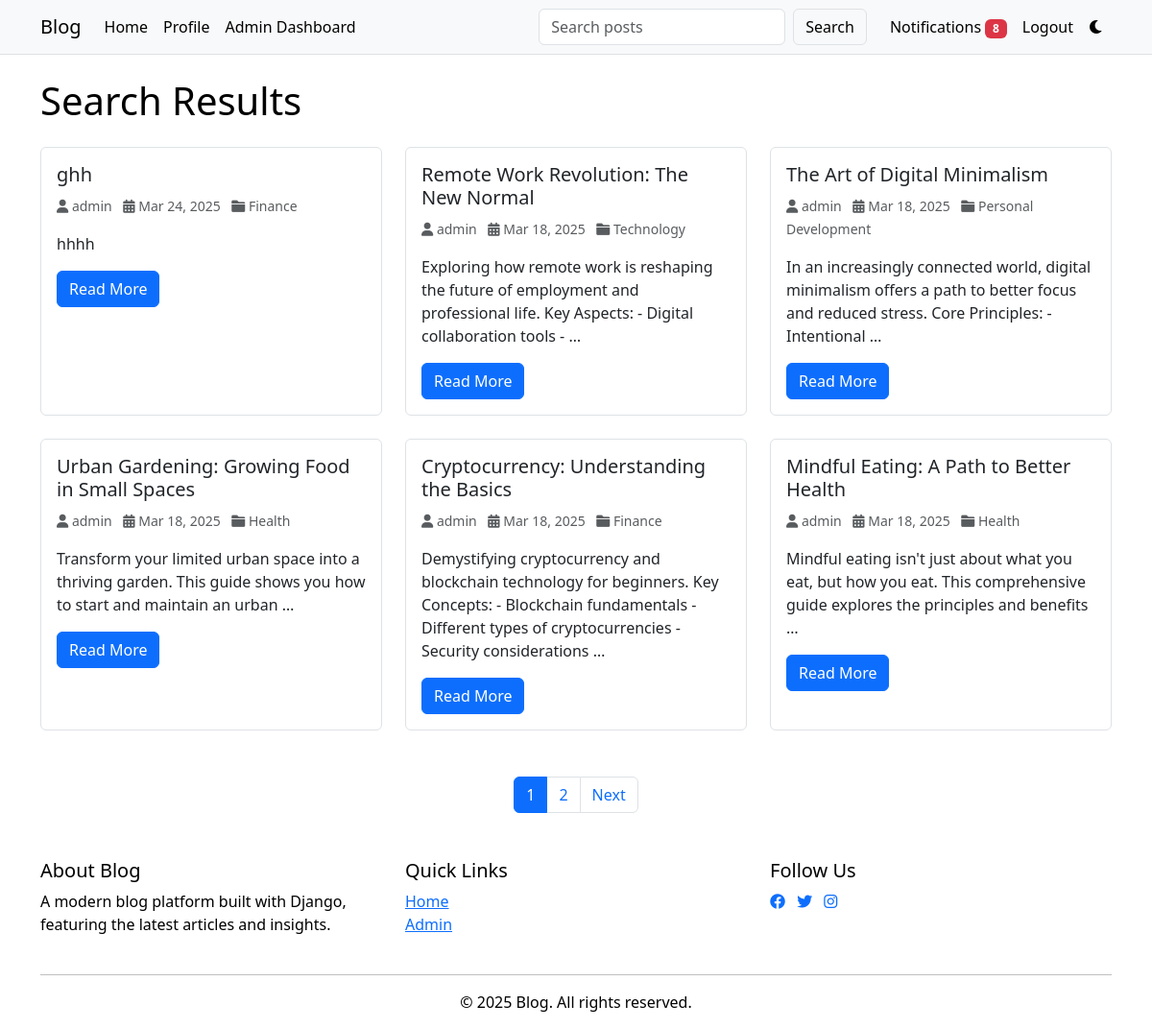
The app's page /search/ (signed in) with its own data.
### core/models.py (models this page shows, shortened)
class Post(models.Model):
    title = models.CharField(max_length=200)
    slug = models.SlugField(unique=True)
    content = models.TextField()
    author = models.ForeignKey(User, on_delete=models.CASCADE, related_name='posts')
    category = models.ForeignKey(Category, on_delete=models.CASCADE, related_name='posts', null=True)
    created_at = models.DateTimeField(auto_now_add=True)
    updated_at = models.DateTimeField(auto_now=True)
    views = models.PositiveIntegerField(default=0)
    likes = models.ManyToManyField(User, related_name='liked_posts', blank=True)
    image = models.ImageField(upload_to='blog_images/', null=True, blank=True)
    class Meta:
        ordering = ['-created_at']

class Category(models.Model):
    name = models.CharField(max_length=100, unique=True)
    slug = models.SlugField(unique=True, blank=True)
    created_at = models.DateTimeField(auto_now_add=True)
    class Meta:
        verbose_name_plural = 'Categories'
        ordering = ['-created_at']

### core/views.py (the view)
# urls.py: path('search/', views.search_posts, name='search_posts'),
def search_posts(request):
    query = request.GET.get('q')
    if query:
        posts = Post.objects.filter(
            Q(title__icontains=query) |
            Q(content__icontains=query)
        )
    else:
        posts = Post.objects.all()
    paginator = Paginator(posts, 6)
    page = request.GET.get('page')
    posts = paginator.get_page(page)
    context = {
        'posts': posts,
        'query': query,
    }
    return render(request, 'core/search_results.html', context)

### core/context_processors.py (called while the page is built)
def notification_count(request):
    if request.user.is_authenticated:
        count = request.user.notifications.filter(is_read=False).count()
        return {'unread_notifications_count': count}
    return {'unread_notifications_count': 0}

### core/templates/core/search_results.html (shortened to what this page needs)
{% extends 'core/base.html' %}
{% block content %}
<div class="container mt-4">
    <div class="row">
        <div class="col-12">
            <h1 class="mb-4">Search Results</h1>
        </div>
    </div>
    <div class="row">
        {% for post in posts %}
        <div class="col-md-4">
            <div class="card h-100">
                <div class="card-body">
                    <h5 class="card-title">{{ post.title }}</h5>
                    <p class="card-text text-muted">
                        <small>
                            <i class="fas fa-user"></i> {{ post.author.get_full_name|default:post.author.username }}
                            <i class="fas fa-calendar-alt ms-2"></i> {{ post.created_at|date:"M d, Y" }}
                            <i class="fas fa-folder ms-2"></i> {{ post.category.name }}
                        </small>
                    </p>
                    <p class="card-text">{{ post.content|striptags|truncatewords:20 }}</p>
                    <a href="{% url 'core:post_detail' post.slug %}" class="btn btn-primary">Read More</a>
                </div>
            </div>
        </div>
        {% if forloop.counter|divisibleby:3 %}
        </div><div class="row mt-4">
        {% endif %}
        {% endfor %}
    </div>
    {% if posts.has_other_pages %}
    <nav class="mt-4">
        <ul class="pagination justify-content-center">
            {% for num in posts.paginator.page_range %}
            <li class="page-item {% if posts.number == num %}active{% endif %}">
                <a class="page-link" href="?q={{ query }}&page={{ num }}">{{ num }}</a>
            </li>
            {% endfor %}
            {% if posts.has_next %}
            <li class="page-item">
                <a class="page-link" href="?q={{ query }}&page={{ posts.next_page_number }}">Next</a>
            </li>
            {% endif %}
        </ul>
    </nav>
    {% endif %}
</div>
{% endblock %}

### core/templates/core/base.html (style rules this page uses)
:root { --bg-primary: #ffffff; --text-primary: #000000; --bg-secondary: #f8f9fa; --card-bg: #ffffff; --border-color: #dee2e6; --navbar-bg: #f8f9fa; --navbar-text: #000000; --navbar-link: #000000; --navbar-link-hover: #0d6efd; }
body { background-color: var(--bg-primary); color: var(--text-primary); transition: background-color 0.3s, color 0.3s; }
.card { background-color: var(--card-bg); border-color: var(--border-color); transition: transform 0.3s, background-color 0.3s; }

### records on screen
Post: title "ghh", author.get_full_name "admin", created_at "Mar 24, 2025", category.name "Finance", content "hhhh"
Post: title "Remote Work Revolution: The New Normal", author.get_full_name "admin", created_at "Mar 18, 2025", category.name "Technology", content "Exploring how remote work is reshaping the future of employment and professional life. Key Aspects: - Digital collaboration tools - …"
Post: title "The Art of Digital Minimalism", author.get_full_name "admin", created_at "Mar 18, 2025", category.name "Personal Development", content "In an increasingly connected world, digital minimalism offers a path to better focus and reduced stress. Core Principles: - Intentional …"
Post: title "Urban Gardening: Growing Food in Small Spaces", author.get_full_name "admin", created_at "Mar 18, 2025", category.name "Health", content "Transform your limited urban space into a thriving garden. This guide shows you how to start and maintain an urban …"
Post: title "Cryptocurrency: Understanding the Basics", author.get_full_name "admin", created_at "Mar 18, 2025", category.name "Finance", content "Demystifying cryptocurrency and blockchain technology for beginners. Key Concepts: - Blockchain fundamentals - Different types of cryptocurrencies - Security considerations …"
Post: title "Mindful Eating: A Path to Better Health", author.get_full_name "admin", created_at "Mar 18, 2025", category.name "Health", content "Mindful eating isn't just about what you eat, but how you eat. This comprehensive guide explores the principles and benefits …"

### other values on screen
{{ num }} "1" "2"
